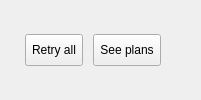
           <widget class="QWidget" name="pStatusHeader">
            <property name="sizePolicy">
             <sizepolicy hsizetype="Expanding" vsizetype="Preferred">
              <horstretch>0</horstretch>
              <verstretch>0</verstretch>
             </sizepolicy>
            </property>
            <property name="minimumSize">
             <size>
              <width>0</width>
              <height>0</height>
             </size>
            </property>
            <property name="maximumSize">
             <size>
              <width>16777215</width>
              <height>16777215</height>
             </size>
            </property>
            <layout class="QGridLayout" name="currentContentLayout">
             <property name="leftMargin">
              <number>8</number>
             </property>
             <property name="topMargin">
              <number>0</number>
             </property>
             <property name="rightMargin">
              <number>0</number>
             </property>
             <property name="bottomMargin">
              <number>0</number>
             </property>
             <property name="horizontalSpacing">
              <number>10</number>
             </property>
             <property name="verticalSpacing">
              <number>0</number>
             </property>
             <item row="0" column="1">
              <widget class="QToolButton" name="tActionButton">
               <property name="sizePolicy">
                <sizepolicy hsizetype="Preferred" vsizetype="Fixed">
                 <horstretch>0</horstretch>
                 <verstretch>0</verstretch>
                </sizepolicy>
               </property>
               <property name="minimumSize">
                <size>
                 <width>0</width>
                 <height>32</height>
                </size>
               </property>
               <property name="maximumSize">
                <size>
                 <width>16777215</width>
                 <height>32</height>
                </size>
               </property>
               <property name="cursor">
                <cursorShape>PointingHandCursor</cursorShape>
               </property>
               <property name="text">
                <string>Retry all</string>
               </property>
              </widget>
             </item>
             <item row="0" column="2">
              <widget class="QToolButton" name="tSeePlans">
               <property name="minimumSize">
                <size>
                 <width>0</width>
                 <height>32</height>
                </size>
               </property>
               <property name="maximumSize">
                <size>
                 <width>16777215</width>
                 <height>16777215</height>
                </size>
               </property>
               <property name="cursor">
                <cursorShape>PointingHandCursor</cursorShape>
               </property>
               <property name="toolTip">
                <string>See Plans</string>
               </property>
               <property name="text">
                <string>See plans</string>
               </property>
              </widget>
             </item>
             <item row="0" column="0">
              <widget class="QLabel" name="lCurrentContent">
               <property name="minimumSize">
                <size>
                 <width>0</width>
                 <height>32</height>
                </size>
               </property>
               <property name="maximumSize">
                <size>
                 <width>16777215</width>
                 <height>32</height>
                </size>
               </property>
               <property name="text">
                <string/>
               </property>
              </widget>
             </item>
             <item row="0" column="3">
              <spacer name="horizontalSpacer_13">
               <property name="orientation">
                <enum>Qt::Horizontal</enum>
               </property>
               <property name="sizeHint" stdset="0">
                <size>
                 <width>40</width>
                 <height>20</height>
                </size>
               </property>
              </spacer>
             </item>
            </layout>
           </widget>
